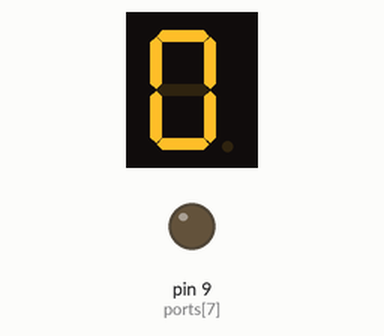
Recording of a sketch running on a simulated Arduino Uno, built with avr-gcc and run on an emulated ATmega328P. Shown: 1-digit seven-segment display, output pins drawn as LEDs (lit = HIGH). Wiring (inferred from the names in the program): 1-digit 7-segment display, segments lit when HIGH: segments pin 2, pin 3, pin 4, pin 5, pin 6, pin 7, pin 8. The segment pins are drawn as the display they are named for; pins used as bus, display or sensor lines are not drawn.

Above: at 0.1 s.
At 9.1 s:
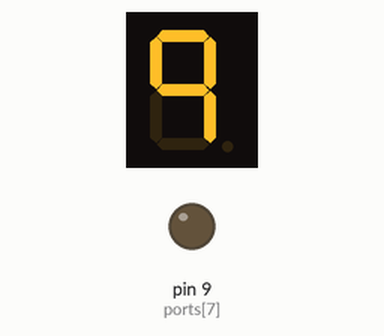
At 18.1 s:
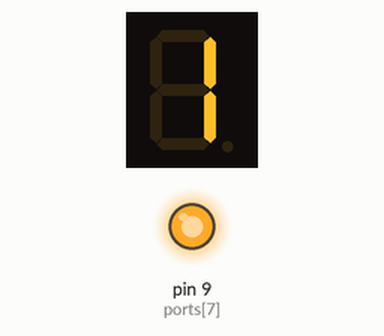
At 39.1 s:
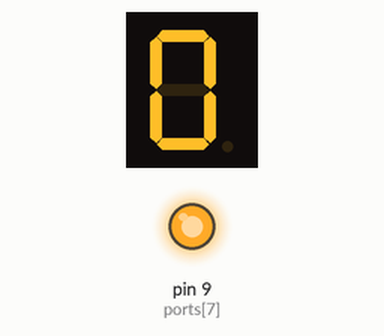
Timing chart, 0 to 40.0 s (numbered marks = the images above):
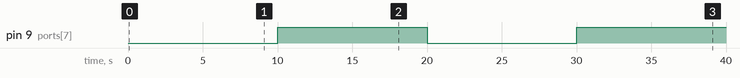

Measured:
- by itself, pin 9 (ports[7]): LOW → HIGH at 10.0 s, → LOW 10.0 s later, → HIGH 10.0 s later
- what the display in image 1 shows lasts 2.0 s, from 9.0 s to 11.0 s
- what the display in image 2 shows lasts 1.0 s, from 18.0 s to 19.0 s

The sketch:

displayUpDown.ino
```cpp
int ports [] = {2,3,4,5,6,7,8,9};
  int my_display [10] [7] ={
  {1,1,1,1,1,1,0},
  {0,1,1,0,0,0,0},
  {1,1,0,1,1,0,1},
  {1,1,1,1,0,0,1},
  {0,1,1,0,0,1,1},
  {1,0,1,1,0,1,1},
  {1,0,1,1,1,1,1},
  {1,1,1,0,0,0,0},
  {1,1,1,1,1,1,1},
  {1,1,1,0,0,1,1},
  };


void setup(){
  for (int i = 0; i < 8; i++){
    pinMode(ports[i], OUTPUT);
  }
}

void loop(){
 digitalWrite(9,LOW);
 for(int i = 0; i<10; i++ ){
   for(int j = 0; j<7; j++ ){
    digitalWrite(ports[j],my_display[i][j]);
    }
 delay(1000);
 }
 digitalWrite(9,HIGH);

 for(int i = 9; i>=0; i-- ){
   for(int j = 6; j>=0; j-- ){
    digitalWrite(ports[j],my_display[i][j]);
    }
 delay(1000);
 }
}
```
